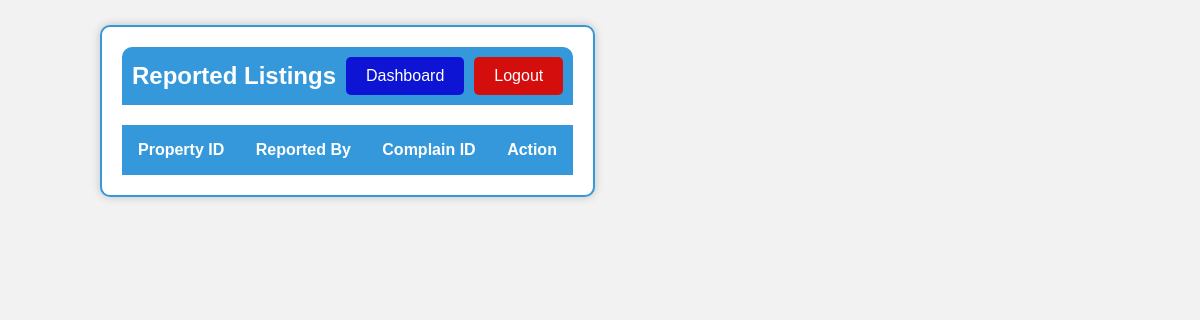
The app's page /reported_property_list (signed in), older data.
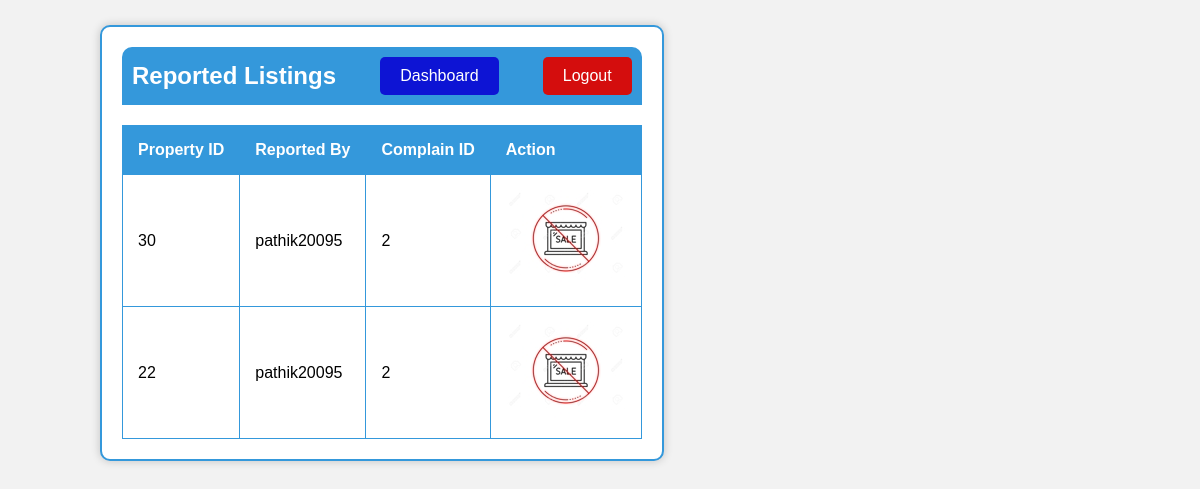
The same page, newer data.
### project_app/models.py (models this page shows)
class ReportedListing(models.Model):
    property_id = models.DecimalField(decimal_places=0, max_digits=10, null = False, blank = False, default = False)
    reporter = models.CharField(max_length=30,  null= False, blank=False, default = False)
    complain_id = models.DecimalField(null= False, blank=False, default= False, max_digits=1, decimal_places=0)

### project_app/views.py (the view)
# urls.py: path("reported_property_list", views.reported_property_list, name = "reported_property_list_page"),
def reported_property_list(request):
    username = request.session.get('username')
    if(request.session.get('email_kyc') is None):
            return redirect('logout_page')
    if(username is None):
        return redirect('login_page')
    return render(request, 'reported_property_list.html', context = {'reports': ReportedListing.objects.all()})

### project_app/templates/reported_property_list.html (shortened to what this page needs)
{% load static %}
<!DOCTYPE html>
<html>
<head>
</head>
<body>
    <div class="container">
        <div class="navbar">
            <h2>Reported Listings</h2>
            <a class="dashboard-button" href="/admin_dashboard">Dashboard</a>
            <a class="logout-button" href="/logout">Logout</a>
        </div>
        <table>
            <thead>
                <tr>
                    <th>Property ID</th>
                    <th>Reported By</th>
                    <th>Complain ID</th>
                    <th>Action</th>
                </tr>
            </thead>
            <tbody>
                {% for report in reports %}
                <tr>
                    <td>{{ report.property_id }}</td>
                    <td>{{ report.reporter }}</td>
                    <td>{{ report.complain_id }}</td>
                    <td>
                        <a href="/ban_property/{{report.property_id}}">
                            <img src ="{% static 'ban_sale.jpg' %}" alt="Edit Property">
                        </a>
                    </td>
                </tr>
                {% endfor %}
            </tbody>
        </table>
    </div>
</body>
</html>

### project_app/templates/reported_property_list.html (style rules this page uses)
body { font-family: Arial, sans-serif; background-color: #f2f2f2; margin: 0; padding: 0; height: fit-content; width: fit-content; }
.container { max-width: 1200px; margin: 25px; margin-left:100px; padding: 20px; border: 2px solid #3498db; background-color: #fff; box-shadow: 0px 0px 10px rgba(0, 0, 0, 0.2); border-radius: 10px; }
.navbar { display: flex; justify-content: space-between; align-items: center; background-color: #3498db; padding: 10px; border-radius: 10px 10px 0 0; }
.navbar h2 { color: #fff; margin: 0; }
.dashboard-button { background-color: #0d14d4; color: #fff; border: none; padding: 10px 20px; font-size: 16px; border-radius: 5px; cursor: pointer; text-decoration: none; margin-left: 10px; }
.logout-button { background-color: #d40d0d; color: #fff; border: none; padding: 10px 20px; font-size: 16px; border-radius: 5px; cursor: pointer; text-decoration: none; margin-left: 10px; }
table { width: 100%; border-collapse: collapse; margin-top: 20px; }
table, th, td { border: 1px solid #3498db; }
th, td { padding: 15px; text-align: left; }
th { background-color: #3498db; color: #fff; }

Row changes from the older to the newer data that the page shows:
added ReportedListing: property_id "30", reporter "pathik20095", complain_id "2"
added ReportedListing: property_id "22", reporter "pathik20095", complain_id "2"
